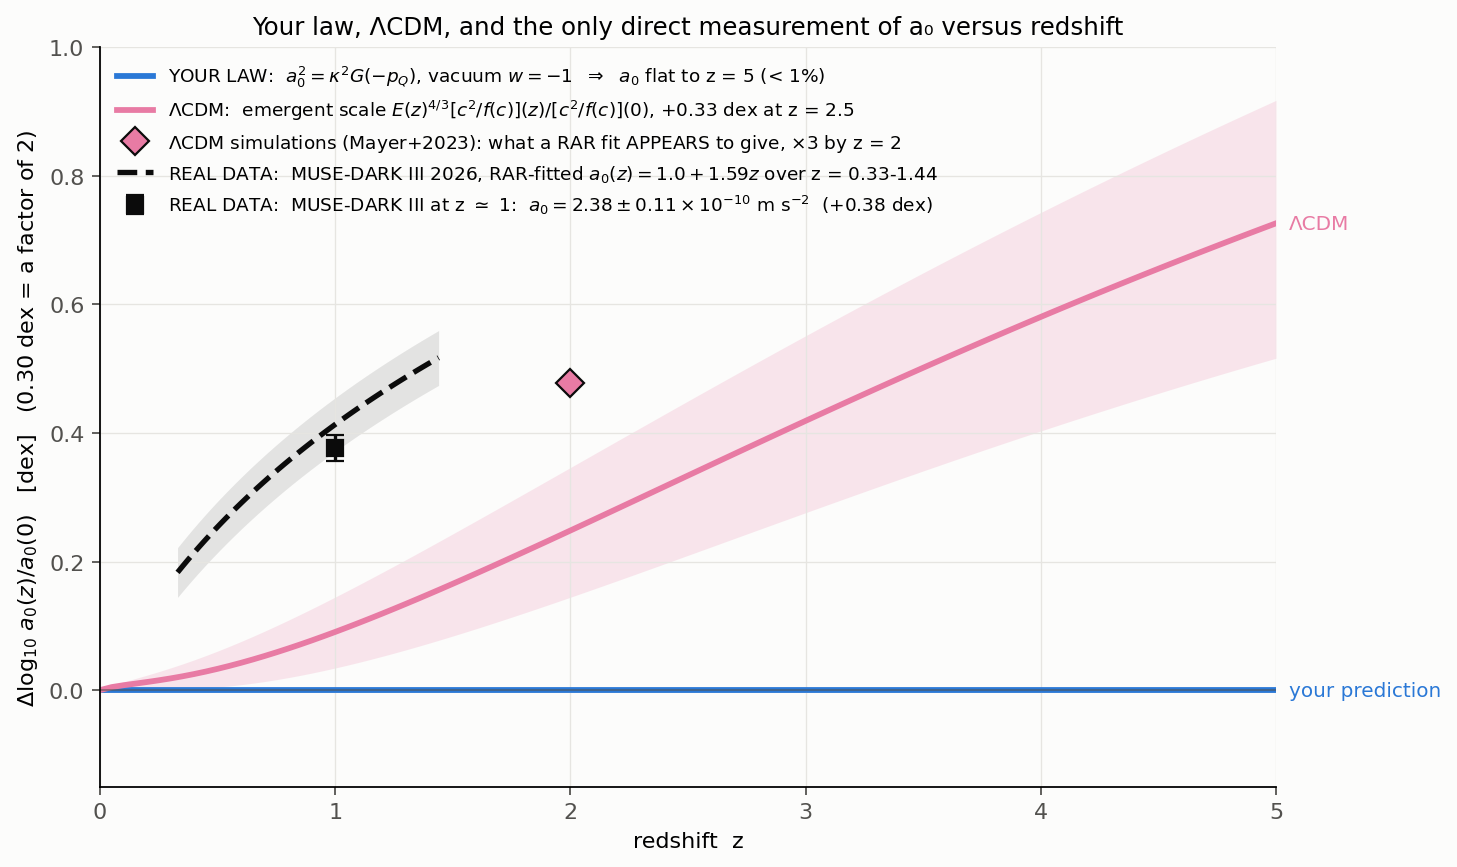

Python code for this plot:
#!/usr/bin/env python3
"""L277 -- the comparison stripped to three things: the framework's derived law (flat), LambdaCDM, and the real a0 data.
Same inputs as L274/L276 (the DM14 emergent scale with its halo-mass and concentration-scatter range; MUSE-DARK III's RAR-fitted a0(z)
with its quoted errors; Mayer+2023's LambdaCDM apparent a0, x3 by z = 2).  No DESI what-ifs, no alternative footing, no target bar."""
import os, numpy as np
import matplotlib; matplotlib.use("Agg"); import matplotlib.pyplot as plt
HERE = os.path.dirname(os.path.abspath(__file__))
OM = 0.3027; E = lambda z: np.sqrt(OM * (1 + z) ** 3 + (1 - OM)); dex = np.log10
def dm14_c(z, M=1e12):
    a = 0.520 + (0.905 - 0.520) * np.exp(-0.617 * z ** 1.21); b = -0.101 + 0.026 * z; return 10 ** (a + b * np.log10(M / 1e12))
fc = lambda c: np.log(1 + c) - c / (1 + c)
def lcdm(z, M=1e12, dl=0.0):
    c0 = dm14_c(0.0, M) * 10 ** dl; cz = dm14_c(z, M) * 10 ** dl; return E(z) ** (4 / 3) * (cz ** 2 / fc(cz)) / (c0 ** 2 / fc(c0))
zg = np.linspace(0, 5, 101); lc = [dex(lcdm(zg, M, dl)) for M in (1e11, 1e12, 1e13) for dl in (-0.11, 0.0, 0.11)]
zm = np.linspace(0.33, 1.44, 50); a00, a00e, a1, a1e = 1.0, 0.04, 1.59, 0.105
mu_c = dex((a00 + a1 * zm) / a00); mu_lo = dex((a00 - a00e + (a1 - a1e) * zm) / (a00 + a00e)); mu_hi = dex((a00 + a00e + (a1 + a1e) * zm) / (a00 - a00e))
fig, ax = plt.subplots(figsize=(10, 6), dpi=160); fig.patch.set_facecolor("#fcfcfb"); ax.set_facecolor("#fcfcfb")
ax.fill_between(zg, -0.004, 0.004, color="#2a78d6", alpha=0.25, linewidth=0); ax.plot(zg, np.zeros_like(zg), color="#2a78d6", linewidth=2.6, label=r"YOUR LAW:  $a_0^2=\kappa^2G(-p_Q)$, vacuum $w=-1$  $\Rightarrow$  $a_0$ flat to z = 5 (< 1%)")
ax.fill_between(zg, np.min(lc, axis=0), np.max(lc, axis=0), color="#e87ba4", alpha=0.18, linewidth=0); ax.plot(zg, dex(lcdm(zg)), color="#e87ba4", linewidth=2.6, label=r"$\Lambda$CDM:  emergent scale $E(z)^{4/3}[c^2/f(c)](z)/[c^2/f(c)](0)$, +0.33 dex at z = 2.5")
ax.plot([2.0], [dex(3.0)], marker="D", color="#e87ba4", ms=9, markeredgecolor="#0b0b0b", linestyle="none", label=r"$\Lambda$CDM simulations (Mayer+2023): what a RAR fit APPEARS to give, $\times3$ by z = 2")
ax.fill_between(zm, mu_lo, mu_hi, color="#0b0b0b", alpha=0.10, linewidth=0); ax.plot(zm, mu_c, color="#0b0b0b", linewidth=2.4, linestyle="--", label=r"REAL DATA:  MUSE-DARK III 2026, RAR-fitted $a_0(z)=1.0+1.59z$ over z = 0.33-1.44")
ax.errorbar([1.0], [dex(2.38)], yerr=[[dex(2.38) - dex(2.27)], [dex(2.49) - dex(2.38)]], fmt="s", color="#0b0b0b", ms=7, capsize=4, label=r"REAL DATA:  MUSE-DARK III at z $\simeq$ 1:  $a_0 = 2.38\pm0.11\times10^{-10}$ m s$^{-2}$  (+0.38 dex)")
ax.annotate("your prediction", xy=(5.0, 0.0), xytext=(6, 0), textcoords="offset points", va="center", fontsize=9, color="#2a78d6")
ax.annotate("ΛCDM", xy=(5.0, dex(lcdm(5.0))), xytext=(6, 0), textcoords="offset points", va="center", fontsize=9, color="#e87ba4")
ax.axhline(0, color="#52514e", linewidth=0.8, alpha=0.6); ax.set_xlim(0, 5); ax.set_ylim(-0.15, 1.0)
ax.set_xlabel("redshift  z"); ax.set_ylabel(r"$\Delta\log_{10}\,a_0(z)/a_0(0)$   [dex]   (0.30 dex = a factor of 2)")
ax.set_title("Your law, ΛCDM, and the only direct measurement of a₀ versus redshift", fontsize=11)
ax.grid(True, color="#e6e5e1", linewidth=0.6); ax.spines[["top", "right"]].set_visible(False); ax.tick_params(colors="#52514e")
ax.legend(loc="upper left", fontsize=8.3, frameon=False); plt.subplots_adjust(right=0.86)
png = os.path.join(HERE, "L277_simple_chart.png"); fig.savefig(png, bbox_inches="tight", facecolor=fig.get_facecolor()); print("written", png)
